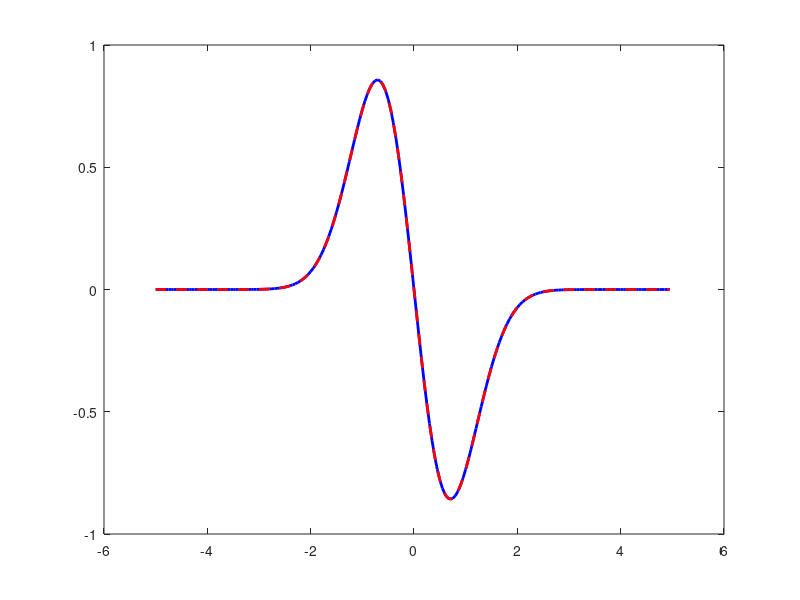
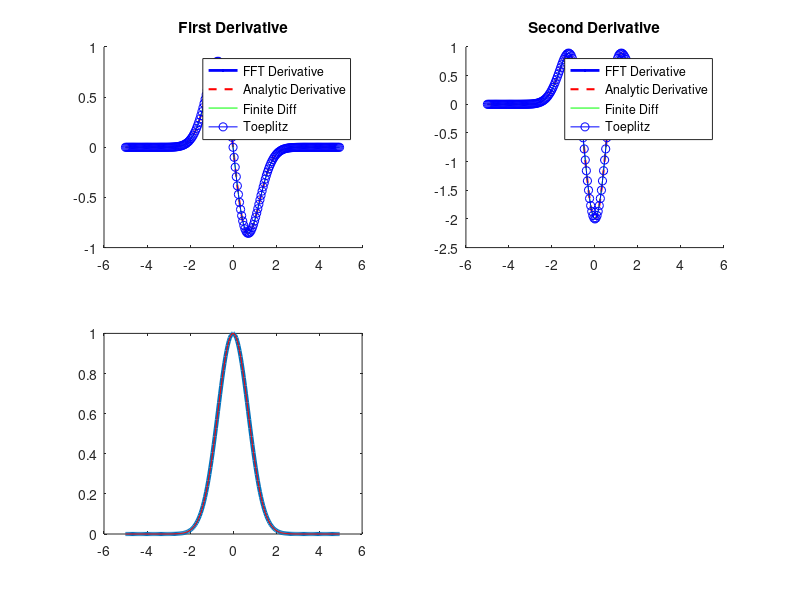

These charts were generated, in order, by the following MATLAB code:
n = 200; % n has to be even or it is off by a grid point
L = 10;
N = n;
% Write a note as to why we are using even n for the one-body
x = linspace(-L/2, L/2 - L/N, n)';
dx = x(2) - x(1);
f = exp(-x.^2);
df_dx = -2 * x .* exp(-x .^ 2);
df2_dx2 = 2 * exp(- x .^2) .* (2 * x.^2 - 1);

k = [0:(n/2-1), -n/2:-1]'; 
%k = (0:(n-1))';
%factor = (1 - exp(-2 * pi * 1i * (k / n)));
% factor = (exp(-2 * pi * 1i * (k-1) / n) - exp(2 * pi * 1i * (k-1) / n)) / (2 * dx);
% factor = (factor);
factor = 1i * 2 * pi * k /(L);
% lap_factor = factor .^ 2;
% lap_factor = -(2 * pi * k / (n * dx)).^2;
lap_factor = factor .^ 2;

% df_fft = real(ifft(factor .* fft(f)));
% df2_fft = real(ifft(lap_factor .* fft(f)));

f_hat = fft(f).';
df_fft = real(ifft(factor .* fft(f)));
df2_fft = real(ifft(lap_factor .* f_hat));

%%%% Stuff for toeplitz
% Test for taking spectral derivative in 1-dimesion
h = L/N; % Grid spacing
% Spectral differentiation matrix:
column = [0 .5*(-1).^(1:N-1).*cot(pi * (1:N-1)/N)]';  % for domain [-π, π]
D = toeplitz(column, column([1 N:-1:2]));
D = (2 * pi / L) * D;  % scale for domain of length L
%%%%%

%Plotting
figure(3);
plot(x, df_fft, 'b', 'linewidth', 2); hold on;
plot(x, D * f, 'r--', 'linewidth', 2); hold off;

figure(4);
clf;
subplot(2,2,1); 
hold on;
p1 = plot(nan, nan, 'b', 'linewidth', 2, 'DisplayName', 'FFT Derivative'); 
p2 = plot(x, df_dx, 'r--', 'linewidth', 1.5, 'DisplayName', 'Analytic Derivative');
p3 = plot(x, gradient(f, dx), 'g', 'DisplayName', 'Finite Diff');
p4 = plot(x, D * f, 'b-o', 'DisplayName', 'Toeplitz');
legend([p1, p2, p3, p4], 'Location', 'best');
title('First Derivative'); 
hold off;

subplot(2,2,2);
hold on;
p1 = plot(nan, nan, 'b', 'linewidth', 2, 'DisplayName', 'FFT Derivative'); 
p2 = plot(x, df2_dx2, 'r--', 'linewidth', 1.5, 'DisplayName', 'Analytic Derivative');
p3 = plot(x, gradient(gradient(f, dx),dx), 'g', 'DisplayName', 'Finite Diff');
p4 = plot(x, D * D * f, 'b-o', 'DisplayName', 'Toeplitz');
legend([p1, p2, p3, p4], 'Location', 'best');
title('Second Derivative'); 
hold off;


subplot(2,2,3), plot (x, ifft(fft(f)), 'linewidth', 3); hold on;
plot(x, f, 'r');
